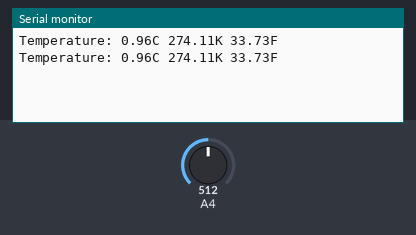
Bench run of a sketch on a simulated Arduino Uno, built with avr-gcc and run on an emulated ATmega328P. Shown: the last lines printed to the serial monitor. The test bench sets the inputs (shaded band); at power-on: A4 = 512.

Above: at 1.8 s.
1.9 s: A4 set to 716
At 2.8 s:
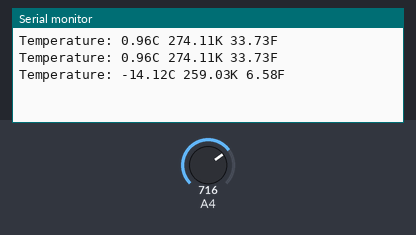
3.4 s: A4 set to 900
At 4.5 s:
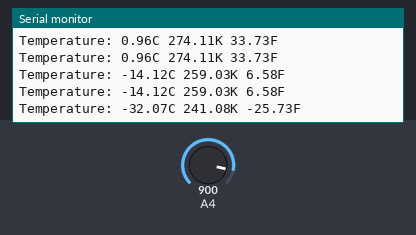
Timing chart, 0 to 6.4 s (numbered marks = the images above; inputs shaded):
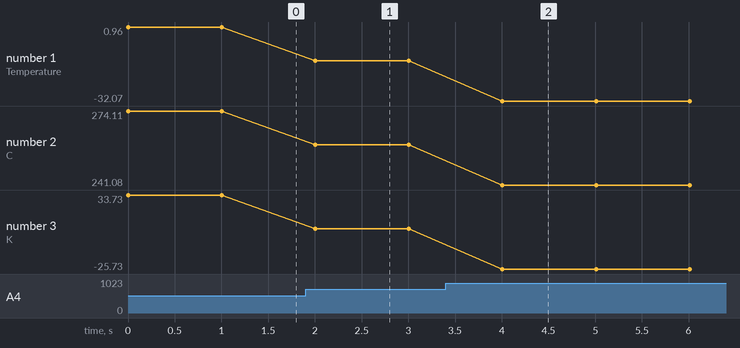

Measured:
- after the input at 1.9 s, the serial monitor: prints a new line after 0.10 s (image 1)
- after the input at 3.4 s, the serial monitor: prints a new line after 0.61 s (image 2)
- plotted number 1: 0.96 → -14.12 after the input at 1.9 s, -14.12 → -32.07 after the input at 3.4 s
- plotted number 2: 274.11 → 259.03 after the input at 1.9 s, 259.03 → 241.08 after the input at 3.4 s
- plotted number 3: 33.73 → 6.58 after the input at 1.9 s, 6.58 → -25.73 after the input at 3.4 s

The sketch:

RECTO_ACTIVITY6_TEMPERATURE_SENSOR_USING_THERMISTOR.ino
```cpp
#define RT0 10000
#define B 3977
#define R 10000

float RT, VR, ln, TX, T0, VRT;

void setup() {
  Serial.begin(9600);
  T0 = 1 + 273.15;

}
void loop() {
  VRT = (5.00 / 1023.00) * analogRead(T0);

  VR = 5.00 - VRT;

  RT = (R * VRT) / VR;
  ln = log (RT / RT0);
  TX = (1 / ((ln / B) + (1 / T0)));

  TX = TX - 273.15;

  Serial.print("Temperature: ");
  Serial.print(TX);
  Serial.print("C ");

  Serial.print(TX + 273.15, 2);
  Serial.print("K ");

  Serial.print((TX * 1.8) + 32);
  Serial.println("F ");

  delay(1000);
  }
```
